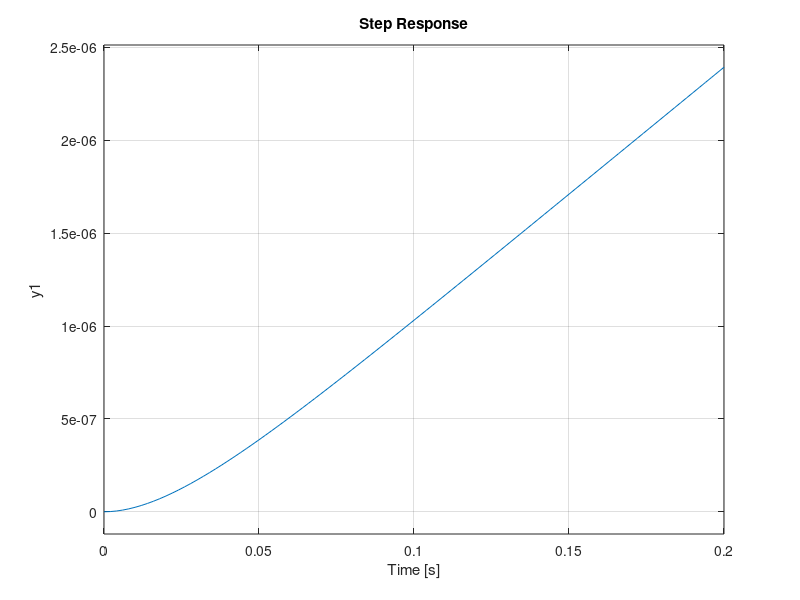

Here is the MATLAB script that generated this plot:
clc
clear all
kt = 0.0398;
kb = 0.0398;
Ra = 0.64;
J = 0.0214;
Da = 0.85;

A = kt*Ra*J
B = Da/J
C = (kt*kb)/(Ra*J)
D = B + C

num = [A];
den = [1 D 0];
sys = tf(num, den)
step(sys)